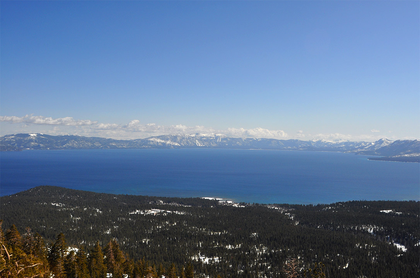
%> input picture 3/MATLAB/mountain_center.png, 420 x 278 px, shrunk from 1086 x 720 before the run
$ octave test.m   (GNU Octave 9; MATLAB toolbox functions it lacks are replaced by stand-ins)
%> lines starting %> are read from the running program, lines starting %| are printed output that depends on the picture; in (x1, y1, x2, y2) boxes, pixels count from 0 and x2, y2 are one past the last pixel; in counts of white or black regions, pixels touching at a corner belong together; the program's own positions count from 1
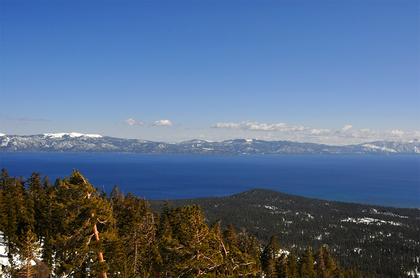
%> input picture 3/MATLAB/mountain_left.png, 420 x 278 px, shrunk from 1086 x 720 before the run
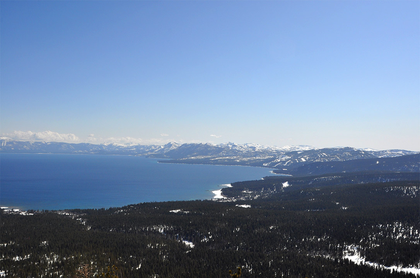
%> input picture 3/MATLAB/mountain_right.png, 420 x 278 px, shrunk from 1086 x 720 before the run
### 3/MATLAB/stitchImg.m
function stitched_img = stitchImg(varargin)
%STITCHIMG stitch multiple images into a single mosaic
%
% GENERAL NOTE: Feel free to change all of this file, not just the
%               "ADD YOUR CODE HERE" sections. We're just trying to help
%               get you started.

    % The code below makes sure there is a very large canvas for us to put
    % the stitched image in. It's height is twice the sum of the heights of
    % the input images, and its width is twice the sum of their widths.
    %
    % This makes the image really large, so you might want to crop the
    % blank borders at the end, using the helper function bbox_crop.
    H_stitched = sum(cellfun(@(x) size(x, 1), varargin));
%> H_stitched = 834
    W_stitched = sum(cellfun(@(x) size(x, 2), varargin));
%> W_stitched = 1260
    % Images should be all grayscale or all colour
    assert(max(cellfun(@(x) size(x, 3), varargin)...
            == min(cellfun(@(x) size(x, 3), varargin))));
    C_stitched = size(varargin{1}, 3);
%> C_stitched = 3
    stitched_img = zeros(H_stitched, W_stitched, C_stitched);
%> stitched_img: size 834x1260x3 double; every value is 0
    canvas_width_height = [W_stitched, H_stitched];
%> canvas_width_height = [1260 834]

    % NOTE: The scaffolding code given below assumes that the reference
    % image is the "middle" image in the image sequence passed in through
    % 'varargin'. So if you call this function like:
    %       stitchImg(img_l, img_c, img_r)
    % for images taken left-to-right in the sequence [img_l, img_c, img_r],
    % this code will assume img_c is the reference and it covers the middle
    % of the canvas.
    %
    % If you'd like to do something else, you will have to change the
    % scaffolding code in addition to the new code that you add.
    num_imgs = numel(varargin);
%> num_imgs = 3
    middle_idx = round((num_imgs + 1) / 2);
%> middle_idx = 2
    % NOTE: you can put a different value here if you want!
    ref_idx = middle_idx;
%> ref_idx = 2

    % paste the reference image into the output canvas.
    ref_img = varargin{ref_idx};
    H_ref = size(ref_img, 1);
%> H_ref = 278
    W_ref = size(ref_img, 2);
%> W_ref = 420
    ref_start_x = 1 + floor((W_stitched - W_ref) / 2);
%> ref_start_x = 421
    ref_start_y = 1 + floor((H_stitched - H_ref) / 2);
%> ref_start_y = 279
    stitched_img(ref_start_y : ref_start_y + H_ref - 1,...
                 ref_start_x : ref_start_x + W_ref - 1,...
                 :) = ref_img;
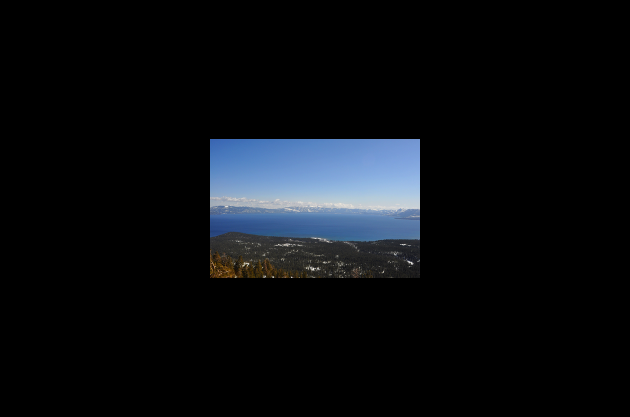
%> stitched_img: size 834x1260x3 double (shown at 1/2 size); mean R, G, B 0.0415, 0.0516, 0.065

    stitch_mask = false(H_stitched, W_stitched);
%> stitch_mask: size 834x1260 logical; every value is 0
    stitch_mask(ref_start_y : ref_start_y + H_ref - 1,...
                ref_start_x : ref_start_x + W_ref - 1) = true;
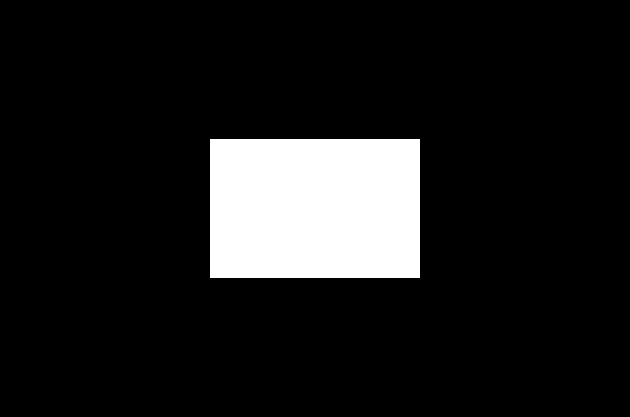
%> stitch_mask: size 834x1260 logical (shown at 1/2 size); 11.1% white; 1 white region, box (x1, y1, x2, y2) and area: (420, 278, 840, 556) 116760

    for n = 1:num_imgs
        if n == ref_idx
            continue
        end
        img_n = varargin{n};
        [kp_stitched, kp_n] = genSIFTMatches(stitched_img, img_n);
        % ---------------------------------------
        % ADD YOUR CODE HERE
        % ---------------------------------------
        % Blend img_n into stitched_img, after finding the right homography
        % to register it, and warping it with the reverse transformation
        % (backward warp).
        % Use RANSAC to avoid problems caused by outliers.
        [inliers_id, H] = runRANSAC(kp_n, kp_stitched, 1000, 2);
        [mask, dest_img] = backwardWarpImg(img_n, inv(H), canvas_width_height);
        % Superimpose the image
        stitched_img = blendImagePair(dest_img, mask, stitched_img, stitch_mask,'blend');
        stitch_mask = mask | stitch_mask;
        % ---------------------------------------
        % END ADD YOUR CODE HERE
        % ---------------------------------------
    end
%> this loop made 1 pass
%> pass 1, in genSIFTMatches, `gray_s = rgb2gray(imgs)`:
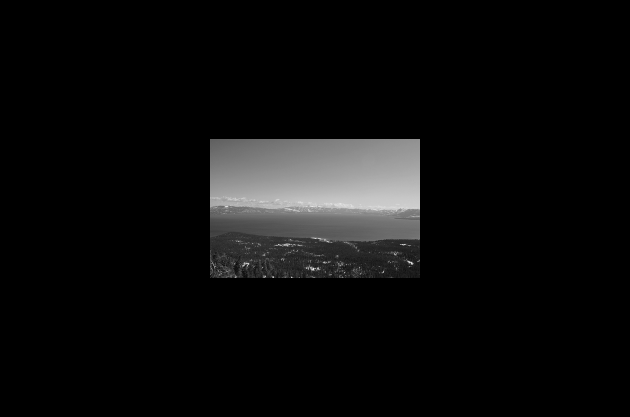
%> gray_s: size 834x1260 single (shown at 1/2 size); min 0, max 1, mean 0.0501
%> pass 1, in genSIFTMatches, `gray_d = rgb2gray(imgd)`:
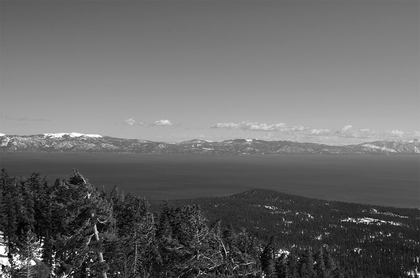
%> gray_d: size 278x420 single; min 0, max 1, mean 0.411

    % OPTIONAL: remove excess padding from the output
    stitched_img = bbox_crop(stitched_img);
end

### 3/MATLAB/genSIFTMatches.m
function [xs, xd] = genSIFTMatches(imgs, imgd)

% Add the sift library to path if the sift mex file cannot be found
% Here we assume the sift_lib is placed at a predefined location
% (relative path)
if ~isequal(exist('vl_sift'), 3)
    sift_lib_dir = fullfile('sift_lib', ['mex' lower(computer)]);
    orig_path = addpath(sift_lib_dir);
    % Restore the original path upon function completion
    temp = onCleanup(@()path(orig_path));
end

imgs = im2single(imgs); gray_s = rgb2gray(imgs);
imgd = im2single(imgd); gray_d = rgb2gray(imgd);

%> the run ends on the next line
[Fs, Ds] = vl_sift(gray_s);
% Each column of Fs is a feature frame and has the format [X; Y; S; TH],
% where X, Y is the (fractional) center of the frame, S is the scale and TH
% is the orientation (in radians)
% Ds is the descriptor of the corresponding frame in F.
[Fd, Dd] = vl_sift(gray_d);

[matches, scores] = vl_ubcmatch(Ds, Dd);
% matches: 2xn matrix, scores: 1xn matrix
% The two rows of matches store the indices of Ds and Dd that match with
% each other

xs = Fs(1:2, matches(1, :))';
xd = Fd(1:2, matches(2, :))';
% xs and xd are the centers of matched frames
% xs and xd are nx2 matrices

### 3/MATLAB/test.m
imgc = im2single(imread('mountain_center.png'));
imgl = im2single(imread('mountain_left.png'));
imgr = im2single(imread('mountain_right.png'));

% You are free to change the order of input arguments
% stitched_img = stitchImg(imgc, imgl, imgr);
stitched_img = stitchImg(imgl, imgc, imgr);
